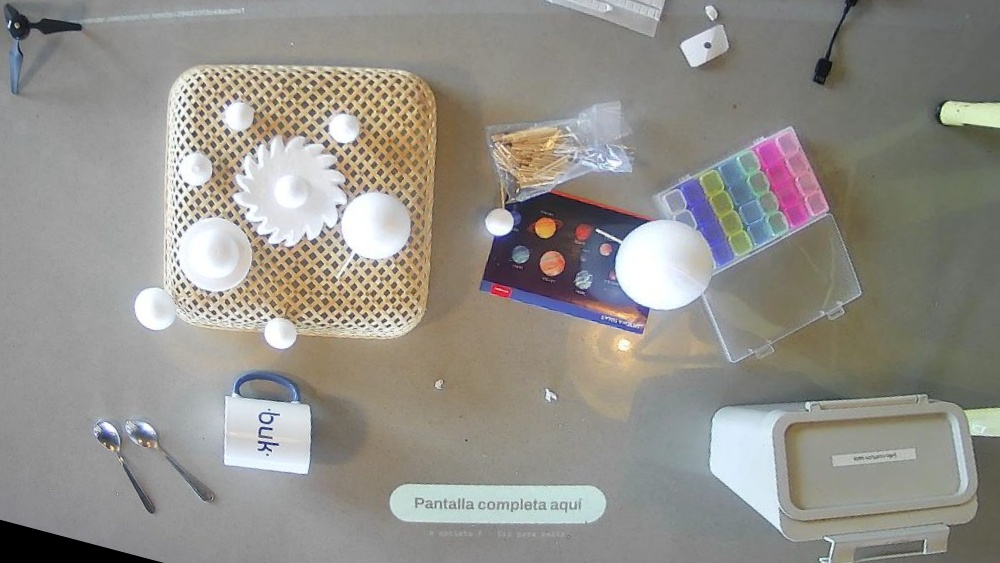
#> input picture data/lente/2026-11-21/lente-rect-solo-homografia.jpg, 1000 x 563 px
$ python -i vectortrace.py   (imports and definitions only)
#> lines starting #> are read from the running program, lines starting #| are printed output that depends on the picture
#> further down, picture is the input picture: shape (563, 1000, 3); mean B, G, R 138.8, 144.8, 147.3
"""Bounded, deterministic texture tracing. BGR images in; RGB vector data out.

Coordinates are local image pixels. Rings retain color-layer hierarchy and holes;
regions have a stable draw order. No image intermediates or external executables.
"""
from __future__ import annotations

from dataclasses import dataclass, asdict
import json

import cv2
import numpy as np


@dataclass
class Ring:
    id: int
    layer: int
    parent: int | None
    depth: int
    points: list


@dataclass
class Region:
    id: int
    layer: int
    outer: int
    holes: list[int]
    area: float


@dataclass
class Trace:
    width: int
    height: int
    palette: list
    rings: list[Ring]
    regions: list[Region]
    clip: list
    truncated: bool = False

    def to_json(self):
        return dict(schema_version="1.0", artifact="vector_trace", units="px",
                    coordinate_space="texture_local", **asdict(self))

    # [21 lines left out: functions from_json, svg, not called in this run]


def _palette(pixels, count):
    # Deterministic sample and Lloyd iteration; no process-global OpenCV RNG.
    sample = pixels[np.linspace(0, len(pixels) - 1, min(4096, len(pixels))).astype(int)].astype(np.float32)
    centers = [sample.mean(axis=0)]
    distance = np.full(len(sample), np.inf)
    for _ in range(count - 1):
        distance = np.minimum(distance, ((sample - centers[-1]) ** 2).sum(axis=1))
        if distance.max() < 1:
            break
        centers.append(sample[distance.argmax()])
    centers = np.asarray(centers)
    for _ in range(8):
        labels = ((sample[:, None] - centers) ** 2).sum(axis=2).argmin(axis=1)
        for k in range(len(centers)):
            if np.any(labels == k):
                centers[k] = sample[labels == k].mean(axis=0)
    centers = np.unique(np.rint(centers).astype(np.uint8), axis=0)
    return centers[np.argsort(centers @ np.array([.114, .587, .299]), kind="stable")]


def trace_image(image, mask=None, *, colors=8, max_size=512, simplify=1., min_area=8., max_regions=1500):
    """Approximate filled regions, ordered largest first, preserving nested rings.

    Limits apply before contour extraction; min_area/simplify use original pixels.
    An authoritative mask must still clip raster output after simplification.
    """
#> called with colors = 8, max_size = 512, simplify = 1, min_area = 8, max_regions = 1500
    image = np.asarray(image)
    if image.dtype != np.uint8 or image.ndim != 3 or image.shape[2] != 3 or not image.size:
        raise ValueError("Expected nonempty uint8 BGR image")
    if not (1 <= colors <= 16 and 16 <= max_size <= 1024 and 1 <= max_regions <= 5000
            and np.isfinite([simplify, min_area]).all() and simplify >= 0 and min_area >= 0):
        raise ValueError("Invalid trace limits")
    h, w = image.shape[:2]
#> h = 563; w = 1000
    mask = np.ones((h, w), bool) if mask is None else np.asarray(mask, bool)
    if mask.shape != (h, w):
        raise ValueError("Mask and image sizes differ")
    clip = [p.reshape(-1, 2).tolist() for p in cv2.findContours(mask.astype(np.uint8), cv2.RETR_TREE,
                                                             cv2.CHAIN_APPROX_SIMPLE)[0]]
    if not mask.any():
        return Trace(w, h, [], [], [], clip)
    scale = min(1., max_size / max(w, h))
#> scale = 0.512
    size = (max(1, round(w * scale)), max(1, round(h * scale)))
#> size = (512, 288)
    small = cv2.resize(image, size, interpolation=cv2.INTER_AREA)
    m = cv2.resize(mask.astype(np.uint8), size, interpolation=cv2.INTER_NEAREST).astype(bool)
    if not m.any():
        return Trace(w, h, [], [], [], clip)
    palette = _palette(small[m], int(colors))
#> in _palette, `centers = [sample.mean(axis=0)]`: centers = [[138.7, 144.7, 147.2]]
#> after the loop in _palette, `for _ in range(count - 1):`: centers = [[138.7, 144.7, 147.2], [0, 0, 0], [255, 255, 255], [74, 42, 211], [95, 69, 54], [165, 206, 235], [188, 90, 89], [167, 83, 210]]; distance = 4096 values, max 8547.4 at index 1177, min 0 at index 989, mean 1629.2
#> after the loop in _palette, `for _ in range(8):`: centers = [[146.5, 150.1, 150.8], [40.26, 32.88, 38.97], [230.8, 229.2, 222.4], [119.8, 131.8, 138], [93.11, 106, 109], [171.3, 180.7, 184.8], [153.5, 109.8, 98.25], [138.2, 105.2, 189.8]]
#> in _palette, `centers = np.unique(np.rint(centers).astype(np.uint8), axis=0)`: centers = [[40, 33, 39], [93, 106, 109], [120, 132, 138], [138, 105, 190], [147, 150, 151], [154, 110, 98], [171, 181, 185], [231, 229, 222]]
#> palette = [[40, 33, 39], [93, 106, 109], [154, 110, 98], [120, 132, 138], [138, 105, 190], [147, 150, 151], [171, 181, 185], [231, 229, 222]]
    labels = np.full(m.shape, -1, np.int16)
    pixels = small[m].astype(np.float32)
    # Chunk the color distances, bounding memory even with max_size=1024.
    chosen = np.empty(len(pixels), np.int16)
    for start in range(0, len(pixels), 8192):
        chosen[start:start+8192] = ((pixels[start:start+8192, None] - palette.astype(float)) ** 2).sum(2).argmin(1)
#> this loop made 18 passes
#> start on passes 2 to 13: 8192, 16384, 24576, 32768, 40960, 49152, 57344, 65536, 73728, 81920, 90112, 98304
    labels[m] = chosen
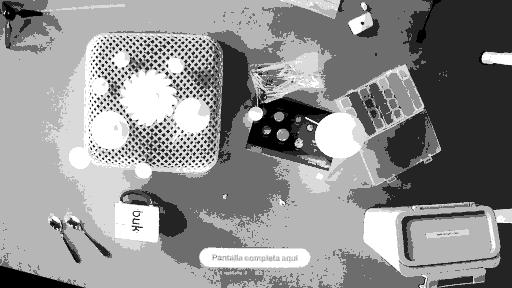
#> labels: shape (288, 512) int16; min 0, max 7, mean 3.91; drawn with min black and max white
    rings, regions = [], []
    factor = np.array([w / size[0], h / size[1]])
#> factor = [1.95, 1.95]
    for layer in range(len(palette)):
        contours, hierarchy = cv2.findContours((labels == layer).astype(np.uint8), cv2.RETR_TREE,
                                               cv2.CHAIN_APPROX_SIMPLE)
        if hierarchy is None:
            continue
        offset = len(rings)
        for i, contour in enumerate(contours):
            parent = int(hierarchy[0, i, 3])
            depth, p = 0, parent
            while p >= 0:
                depth += 1
                p = int(hierarchy[0, p, 3])
            pts = contour.reshape(-1, 2).astype(np.float32) * factor.astype(np.float32)
            pts = cv2.approxPolyDP(pts, simplify, True).reshape(-1, 2)
            # Never simplify a real hole to a point/line.
            if len(pts) < 3 and len(contour) >= 3:
                pts = contour.reshape(-1, 2) * factor
            rings.append(Ring(offset+i, layer, offset+parent if parent >= 0 else None, depth, pts.tolist()))
        for i, contour in enumerate(contours):
            ring = rings[offset+i]
            if ring.depth % 2 or len(ring.points) < 3:
                continue
            area = abs(cv2.contourArea(contour)) * float(factor.prod())
            if area < min_area:
                continue
            holes = [offset+j for j in range(len(contours)) if hierarchy[0, j, 3] == i]
            regions.append(Region(len(regions), layer, offset+i, holes, area))
#> this loop made 8 passes
#> offset on passes 1 to 8: 0, 34, 762, 835, 2234, 2282, 3833, 4714
#> after the loop, regions = 417 items; rings = 5007 items
    regions.sort(key=lambda r: (-r.area, r.layer, r.id))
    truncated = len(regions) > max_regions
#> truncated = False
    regions = regions[:max_regions]
    # Keep ancestors for hierarchy, but discard tiny unused paths to bound the result.
    used = {i for r in regions for i in [r.outer, *r.holes]}
#> used = 1651 items
    for i in list(used):
        parent = rings[i].parent
        while parent is not None:
            used.add(parent)
            parent = rings[parent].parent
#> this loop made 1651 passes
#> i on passes 2, 13, 14: 16, 29, 31
    mapping = {old: new for new, old in enumerate(sorted(used))}
#> mapping = 1651 items
    rings = [Ring(mapping[r.id], r.layer, mapping.get(r.parent), r.depth, r.points)
             for r in rings if r.id in used]
#> rings = 1651 items
    for r in regions:
        r.outer, r.holes = mapping[r.outer], [mapping[i] for i in r.holes]
#> this loop made 417 passes
#> (r.outer, r.holes) on passes 10, 12, 13: (1562, [1563, 1564]), (208, [209, 210, 211, 212, 213]), (1, [2, 3, 4, 5, 6, 7, 8, 9, 10, 11])
#> after the loop, r.holes = []
    return Trace(w, h, palette[:, ::-1].tolist(), rings, regions, clip, truncated)


# [78 lines left out: functions prefix, write_bundle, main, not called in this run]


# [2 lines not run here, left out]

>>> import cv2
>>> picture = cv2.imread('../data/lente/2026-11-21/lente-rect-solo-homografia.jpg')
>>> result = trace_image(picture)
